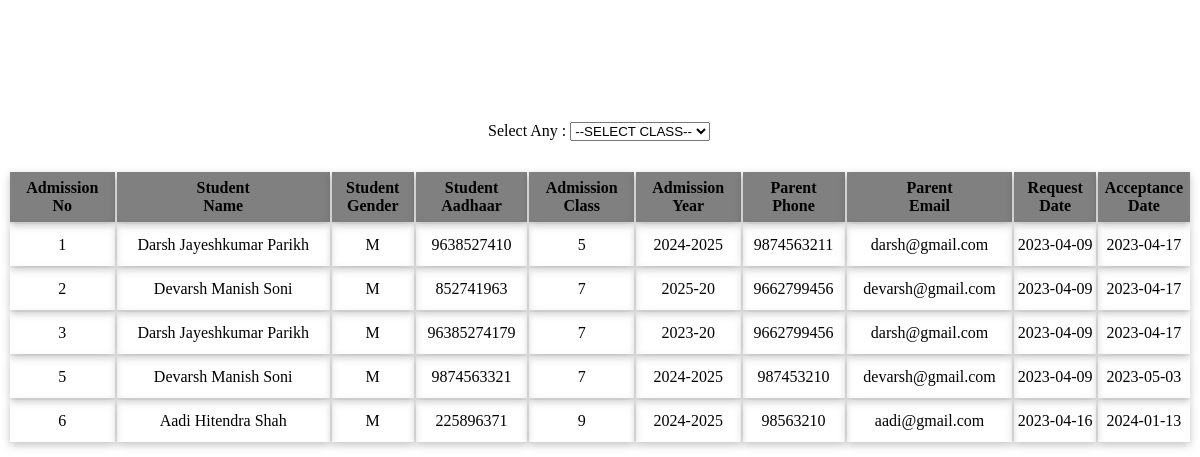
The page /assets/admin_eligible.php on the database its author committed.
### tables this page shows
CREATE TABLE IF NOT EXISTS `admission_final` (
  `admit_no` int NOT NULL AUTO_INCREMENT,
  `stud_name` varchar(50) NOT NULL,
  `stud_gender` char(1) NOT NULL,
  `stud_aadhaar` varchar(12) NOT NULL,
  `stud_admit_class` varchar(2) NOT NULL,
  `stud_admit_year` varchar(10) NOT NULL,
  `parent_phone` varchar(10) NOT NULL,
  `parent_email` varchar(50) NOT NULL,
  `req_date` date NOT NULL,
  `accept_date` date NOT NULL,
  PRIMARY KEY (`admit_no`)
);

### assets/admin_eligible.php (the view, shortened to what this page needs)
<!DOCTYPE html>
<html lang="en">
<head>
</head>
<body>
<br><br><br>
    <form method="get" id="form-filter" action="">
            <div class="text" style="margin-left:40%;margin-top:5%;position:absolute;">
                Select Any :
                <select name="filter" onchange="sub();">
                    <option value='0' disabled selected>--SELECT CLASS--</option>
                </select>
            </div>
            <br><br><br><br><br><br>
    </form>
<?php
$cn=mysqli_connect("localhost","root","","school_users");
if($cn)
{
    if((!(isset($_GET["filter"]))) || $filter==0)
    {
        $result=mysqli_query($cn,"select * from admission_final");
    }
    echo "<table border='1' class='data'>";
    echo "<tr class='head'><td>Admission<br>No</td><td>Student<br>Name</td><td>Student<br>Gender</td><td>Student<br>Aadhaar</td><td>Admission<br>Class</td><td>Admission<br>Year</td><td>Parent<br>Phone</td><td>Parent<br>Email</td><td width='7%'>Request<br>Date</td><td width='7%'>Acceptance<br>Date</td></tr>";
    foreach ($result as $row){
        echo "<tr>";
        echo "<td>".$row['admit_no']."</td>";
        echo "<td>".$row['stud_name']."</td>";
        echo "<td>".$row['stud_gender']."</td>";
        echo "<td>".$row['stud_aadhaar']."</td>";
        echo "<td>".$row['stud_admit_class']."</td>";
        echo "<td>".$row['stud_admit_year']."</td>";
        echo "<td>".$row['parent_phone']."</td>";
        echo "<td>".$row['parent_email']."</td>";
        echo "<td>".$row['req_date']."</td>";
        echo "<td>".$row['accept_date']."</td>";
        echo "</tr>";
    }
    echo "</table></form>";
}
else
{
    echo "<div class='alert'><span class='closebtn'>&times;</span>Server Not Responding!!</div>";
}
?>
</body>
</html>

### assets/admin_eligible.php (style rules this page uses)
.data,.data tr { border:none; }
.data .head td { background-color:grey; color:black; font-weight:bold; padding:7px; text-align:center; }
.data td { text-align:center; padding:12px 2px; border:none; box-shadow: rgba(0, 0, 0, 0.24) 0px 3px 8px; }

### rows shown on the page
admission_final: admit_no "1", stud_name "Darsh Jayeshkumar Parikh", stud_gender "M", stud_aadhaar "9638527410", stud_admit_class "5", stud_admit_year "2024-2025", parent_phone "9874563211", parent_email "darsh@gmail.com", req_date "2023-04-09", accept_date "2023-04-17"
admission_final: admit_no "2", stud_name "Devarsh Manish Soni", stud_gender "M", stud_aadhaar "852741963", stud_admit_class "7", stud_admit_year "2025-20", parent_phone "9662799456", parent_email "devarsh@gmail.com", req_date "2023-04-09", accept_date "2023-04-17"
admission_final: admit_no "3", stud_name "Darsh Jayeshkumar Parikh", stud_gender "M", stud_aadhaar "96385274179", stud_admit_class "7", stud_admit_year "2023-20", parent_phone "9662799456", parent_email "darsh@gmail.com", req_date "2023-04-09", accept_date "2023-04-17"
admission_final: admit_no "5", stud_name "Devarsh Manish Soni", stud_gender "M", stud_aadhaar "9874563321", stud_admit_class "7", stud_admit_year "2024-2025", parent_phone "987453210", parent_email "devarsh@gmail.com", req_date "2023-04-09", accept_date "2023-05-03"
admission_final: admit_no "6", stud_name "Aadi Hitendra Shah", stud_gender "M", stud_aadhaar "225896371", stud_admit_class "9", stud_admit_year "2024-2025", parent_phone "98563210", parent_email "aadi@gmail.com", req_date "2023-04-16", accept_date "2024-01-13"
